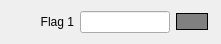
  <widget class="QWidget" name="layoutWidget_7">
   <property name="geometry">
    <rect>
     <x>150</x>
     <y>210</y>
     <width>221</width>
     <height>26</height>
    </rect>
   </property>
   <layout class="QHBoxLayout" name="horizontalLayout_12">
    <item>
     <widget class="QLabel" name="flag1_label">
      <property name="text">
       <string>Flag 1</string>
      </property>
      <property name="alignment">
       <set>Qt::AlignRight|Qt::AlignTrailing|Qt::AlignVCenter</set>
      </property>
     </widget>
    </item>
    <item>
     <widget class="QLineEdit" name="flag1_readvalue">
      <property name="maximumSize">
       <size>
        <width>90</width>
        <height>16777215</height>
       </size>
      </property>
      <property name="text">
       <string/>
      </property>
     </widget>
    </item>
    <item>
     <widget class="QRadioButton" name="flag1_indicator">
      <property name="maximumSize">
       <size>
        <width>34</width>
        <height>16777215</height>
       </size>
      </property>
      <property name="styleSheet">
       <string notr="true">QRadioButton::indicator:checked {
    background-color:       red;
    border:                 1px solid white;
}

QRadioButton::indicator:unchecked {
    background-color:       grey;
    border:                 1px solid black;
}
QRadioButton::indicator{

width: 30px;
height: 15px;
}
</string>
      </property>
      <property name="text">
       <string/>
      </property>
      <property name="autoExclusive">
       <bool>false</bool>
      </property>
     </widget>
    </item>
   </layout>
  </widget>
